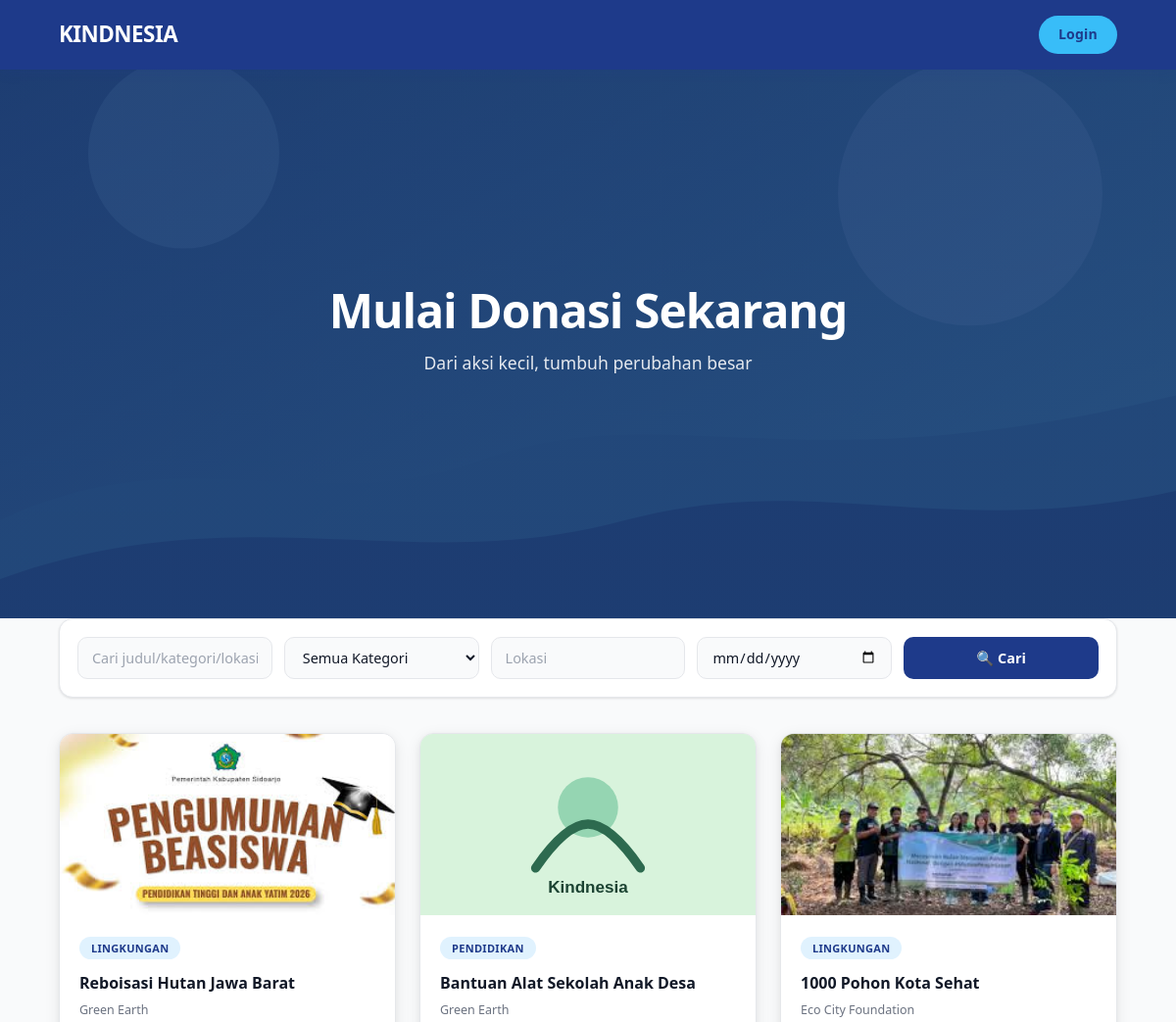
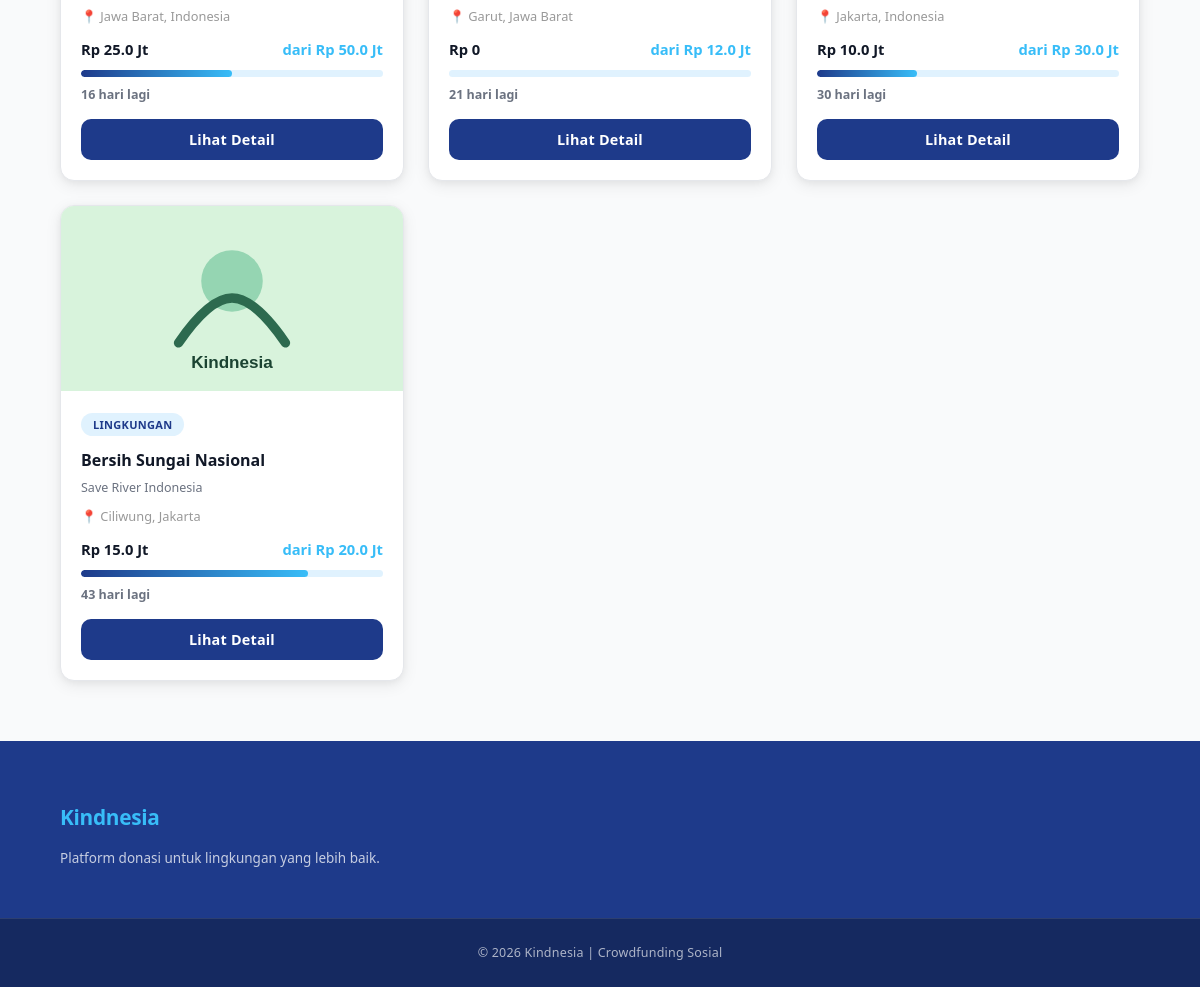
The page / on the database its author committed (2 pictures, top to bottom).
### tables this page shows
CREATE TABLE kampanye (
  id                INT UNSIGNED AUTO_INCREMENT PRIMARY KEY,
  pengelola_id      INT UNSIGNED NOT NULL,
  judul             VARCHAR(300) NOT NULL,
  kategori          ENUM('Lingkungan','Kesehatan','Pendidikan','Bencana','Fasilitas Umum') NOT NULL,
  lokasi            VARCHAR(200) DEFAULT NULL,
  deskripsi         TEXT         DEFAULT NULL,
  gambar            VARCHAR(300) DEFAULT NULL,
  target_dana       DECIMAL(15,2) NOT NULL DEFAULT 0,
  dana_terkumpul    DECIMAL(15,2) NOT NULL DEFAULT 0,
  deadline          DATE         NOT NULL,
  metode_donasi     VARCHAR(200) DEFAULT 'Transfer Bank, E-Wallet, QRIS',
  created_at        TIMESTAMP    DEFAULT CURRENT_TIMESTAMP,
  INDEX idx_deadline (deadline),
  INDEX idx_pengelola (pengelola_id),
  CONSTRAINT fk_kampanye_pengelola
    FOREIGN KEY (pengelola_id) REFERENCES pengelola(id) ON DELETE CASCADE
);

CREATE TABLE pengelola (
  id              INT UNSIGNED AUTO_INCREMENT PRIMARY KEY,
  username        VARCHAR(100)  NOT NULL UNIQUE,
  nama_pengelola  VARCHAR(200)  NOT NULL,
  email           VARCHAR(200)  NOT NULL UNIQUE,
  no_telepon      VARCHAR(20)   DEFAULT NULL,
  alamat          TEXT          DEFAULT NULL,
  password        VARCHAR(255)  NOT NULL,
  qris_image      VARCHAR(300)  DEFAULT NULL,
  no_ewallet      VARCHAR(100)  DEFAULT NULL,
  nama_ewallet    VARCHAR(100)  DEFAULT NULL,
  no_rekening     VARCHAR(100)  DEFAULT NULL,
  nama_bank       VARCHAR(100)  DEFAULT NULL,
  atas_nama       VARCHAR(200)  DEFAULT NULL,
  created_at      TIMESTAMP     DEFAULT CURRENT_TIMESTAMP
);

### config.php (called while the page is built, shortened)
<?php
function isLoggedIn() {
    return isset($_SESSION['user_id']) && isset($_SESSION['user_role']);
}
?>

### index.php (the view, shortened to what this page needs)
<?php
require_once 'config.php';
$user = isLoggedIn() ? currentUser() : null;
$keyword  = trim($_GET['q']      ?? '');
$lokasi   = trim($_GET['lokasi'] ?? '');
$tanggal  = trim($_GET['tanggal'] ?? '');
$page     = max(1, intval($_GET['page'] ?? 1));
$perPage  = 6;
$offset   = ($page - 1) * $perPage;
$db = getDB();
$where  = ["k.deadline >= CURDATE()", "k.dana_terkumpul < k.target_dana"];
$params = [];
$types  = "";
$whereSQL = implode(' AND ', $where);
$sql  = "SELECT k.id, k.judul, k.kategori, k.lokasi, k.gambar,
                k.target_dana, k.dana_terkumpul, k.deadline,
                p.nama_pengelola
         FROM kampanye k
         JOIN pengelola p ON p.id = k.pengelola_id
         WHERE $whereSQL
         ORDER BY k.deadline ASC, k.dana_terkumpul ASC
         LIMIT ? OFFSET ?";
$paramsPage   = array_merge($params, [$perPage, $offset]);
$typesPage    = $types . "ii";
$stmt         = $db->prepare($sql);
$stmt->bind_param($typesPage, ...$paramsPage);
$stmt->execute();
$kampanyes = $stmt->get_result()->fetch_all(MYSQLI_ASSOC);
function rupiahFormat($num) {
    if ($num >= 1000000) return 'Rp ' . number_format($num / 1000000, 1) . ' Jt';
    return 'Rp ' . number_format($num, 0, ',', '.');
}
function sisaHari($deadline) {
    $diff = (strtotime($deadline) - strtotime(date('Y-m-d'))) / 86400;
    return max(0, intval($diff));
}
function progressPct($terkumpul, $target) {
    return min(100, round($terkumpul / $target * 100));
}
?>
<!DOCTYPE html>
<html lang="id">
<head>
    <link rel="stylesheet" href="assets/css/index.css">
</head>
<body>
<header>
    <div class="container nav">
        <h1 class="logo">Kindnesia</h1>
        <nav>
            <?php if ($user): ?>
                <span class="user-info">👤 <?= htmlspecialchars($user['nama']) ?></span>
                <?php if ($user['role'] === 'pengelola'): ?>
                    <a href="dashboard.php">Dashboard</a>
                <?php else: ?>
                    <a href="riwayat_donasi.php">Donasi Saya</a>
                <?php endif; ?>
                <a href="logout.php" class="logout-btn">Logout</a>
            <?php else: ?>
                <a href="login.html" class="login-btn">Login</a>
            <?php endif; ?>
        </nav>
    </div>
</header>
<section class="hero">
    <div class="hero-content">
        <h2>Mulai Donasi Sekarang</h2>
        <p>Dari aksi kecil, tumbuh perubahan besar</p>
    </div>
</section>
<section class="filter container">
    <form method="GET" action="index.php" style="display:contents">
        <input type="text" name="q" placeholder="Cari judul/kategori/lokasi/tanggal..."
               value="<?= htmlspecialchars($keyword) ?>">
        <select name="kategori">
            <option value="">Semua Kategori</option>
        </select>
        <input type="text" name="lokasi" placeholder="Lokasi"
               value="<?= htmlspecialchars($lokasi) ?>">
        <input type="date" name="tanggal" value="<?= htmlspecialchars($tanggal) ?>" title="Filter berdasarkan deadline kampanye">
        <button type="submit">🔍 Cari</button>
    </form>
</section>
<section class="campaigns container">
<?php if (empty($kampanyes)): ?>
    <div class="no-result">
        <p style="font-size:2rem;">🔍</p>
        <p>Tidak ada kampanye yang ditemukan.</p>
        <a href="index.php">Lihat semua kampanye</a>
    </div>
<?php else: ?>
    <?php foreach ($kampanyes as $k):
        $pct   = progressPct($k['dana_terkumpul'], $k['target_dana']);
        $sisa  = sisaHari($k['deadline']);
        $imgSrc = $k['gambar'] ? 'uploads/kampanye/' . htmlspecialchars($k['gambar']) : 'assets/img/placeholder.svg';
    ?>
    <div class="card glass">
        <img src="<?= $imgSrc ?>" alt="<?= htmlspecialchars($k['judul']) ?>"
             onerror="this.src='assets/img/placeholder.svg'">
        <div class="card-body">
            <span class="badge"><?= htmlspecialchars($k['kategori']) ?></span>
            <h3><a href="details.php?id=<?= $k['id'] ?>"><?= htmlspecialchars($k['judul']) ?></a></h3>
            <p class="org"><?= htmlspecialchars($k['nama_pengelola']) ?></p>
            <?php if ($k['lokasi']): ?>
                <p class="org" style="font-size:.8rem;color:#999">📍 <?= htmlspecialchars($k['lokasi']) ?></p>
            <?php endif; ?>
            <div class="fund">
                <span><?= rupiahFormat($k['dana_terkumpul']) ?></span>
                <span class="target">dari <?= rupiahFormat($k['target_dana']) ?></span>
            </div>
            <div class="progress"><div style="width:<?= $pct ?>%"></div></div>
            <p class="deadline"><?= $sisa > 0 ? "$sisa hari lagi" : 'Segera berakhir' ?></p>
            <a href="details.php?id=<?= $k['id'] ?>">
                <button class="donate-btn">Lihat Detail</button>
            </a>
        </div>
    </div>
    <?php endforeach; ?>
<?php endif; ?>
</section>
<footer>
    <div class="footer-content container">
        <div>
            <h3>Kindnesia</h3>
            <p>Platform donasi untuk lingkungan yang lebih baik.</p>
        </div>
    </div>
    <div class="copyright">
        <p>© 2026 Kindnesia | Crowdfunding Sosial</p>
    </div>
</footer>
</body>
</html>

### rows shown on the page
kampanye: gambar (picture), kategori "LINGKUNGAN", judul "Reboisasi Hutan Jawa Barat", pengelola.nama_pengelola "Green Earth", lokasi "Jawa Barat, Indonesia", dana_terkumpul "Rp 25.0 Jt", target_dana "Rp 50.0 Jt", deadline "16"
kampanye: kategori "PENDIDIKAN", judul "Bantuan Alat Sekolah Anak Desa", pengelola.nama_pengelola "Green Earth", lokasi "Garut, Jawa Barat", dana_terkumpul "Rp 0", target_dana "Rp 12.0 Jt", deadline "21"
kampanye: gambar (picture), kategori "LINGKUNGAN", judul "1000 Pohon Kota Sehat", pengelola.nama_pengelola "Eco City Foundation", lokasi "Jakarta, Indonesia", dana_terkumpul "Rp 10.0 Jt", target_dana "Rp 30.0 Jt", deadline "30"
kampanye: kategori "LINGKUNGAN", judul "Bersih Sungai Nasional", pengelola.nama_pengelola "Save River Indonesia", lokasi "Ciliwung, Jakarta", dana_terkumpul "Rp 15.0 Jt", target_dana "Rp 20.0 Jt", deadline "43"
